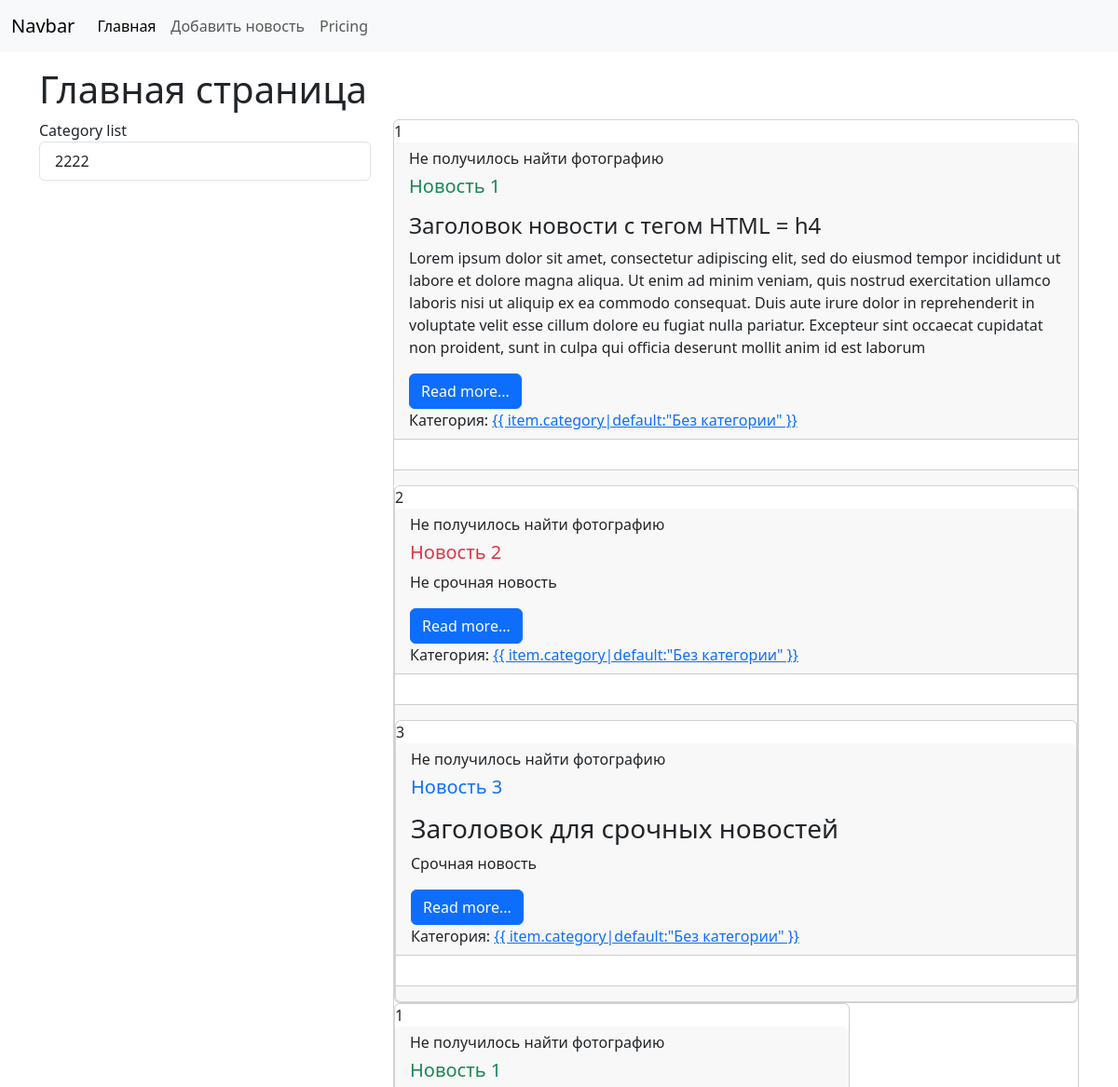
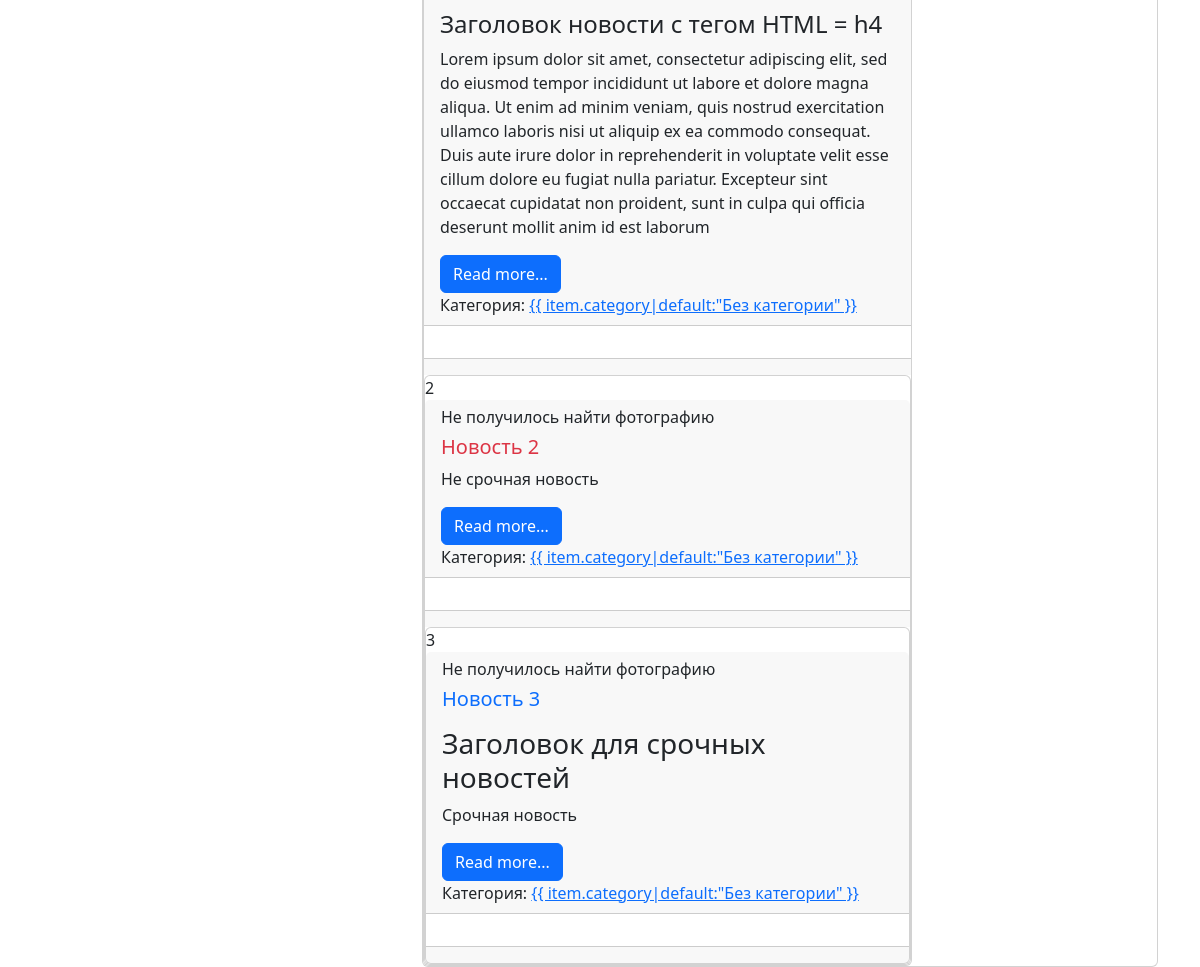
Before: /news/ with the older database file (2 pictures, top to bottom).
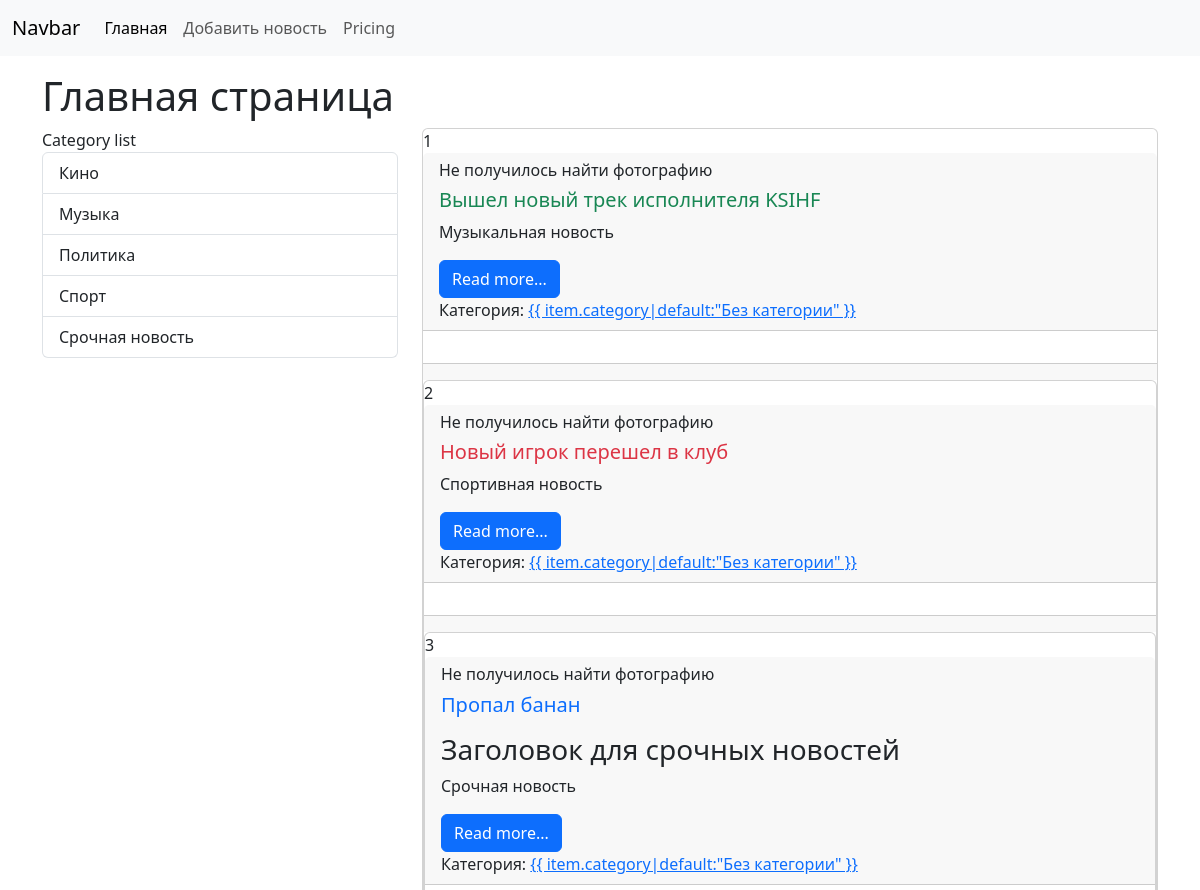
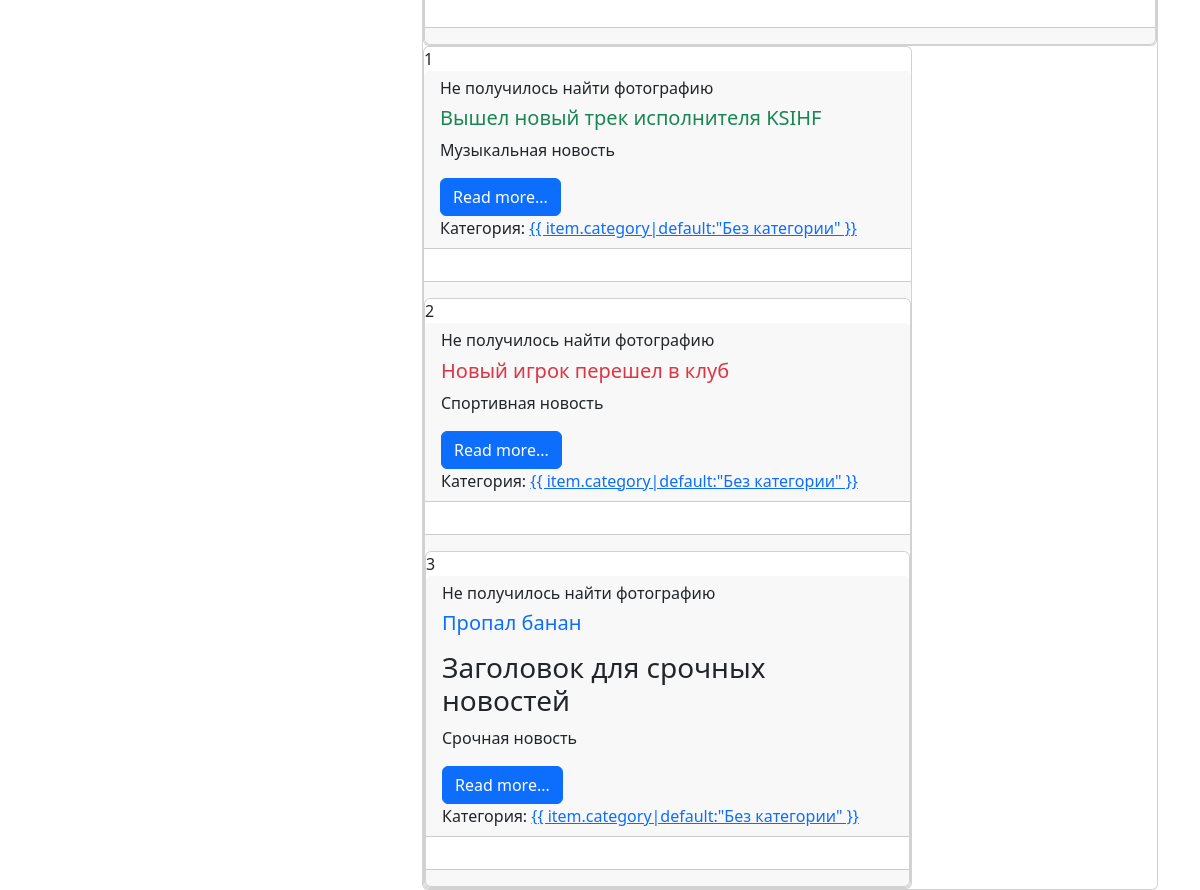
After: the same page with the newer database file (2 pictures, top to bottom).
### News/models.py (models this page shows)
class Category(models.Model):
    title = models.CharField(max_length=150, db_index=True, verbose_name = 'Категория')
    def get_absolute_url(self):
        return reverse_lazy('Category', kwargs={'category_id': self.id})
    class Meta:
        verbose_name = 'Категория'
        verbose_name_plural = 'Категории'
        ordering = ['title']

class News(models.Model):
    title = models.CharField(max_length=150, verbose_name = 'Заголовок')
    content = models.TextField(blank=True, verbose_name = 'Контент')
    createdAt = models.DateTimeField(auto_now_add=True, blank=True, verbose_name = 'Время создания')
    updateAt = models.DateTimeField(auto_now=True, blank=True, verbose_name = 'Время обновления')
    photo = models.ImageField(upload_to='djangoPythonStudyProject/media/testPhoto', null=True, blank=True, verbose_name = 'Фото')
    is_published = models.BooleanField(default=True, verbose_name = 'Публикация')
    category = models.ForeignKey('Category', on_delete=models.PROTECT, null=True, verbose_name='Категория')
    def get_absolute_url(self):
        return reverse_lazy('view_news', kwargs={'news_id': self.pk})
    class Meta:
        verbose_name = 'Новости'
        verbose_name_plural = 'Новости'
        ordering = ['-createdAt']

### News/views.py (the view)
# urls.py: path('', HomeNews.as_view(), name='Home'),
class HomeNews(ListView):
    model = News
    context_object_name = 'news'
    template_name = 'News/home_news_list.html'
    extra_context = {'title': 'Главная'}
    def get_context_data(self, *, object_list=None,**kwargs):
        context = super().get_context_data(**kwargs)
        context['title'] = 'Главная страница'
        return context
    def get_queryset(self):
        return News.objects.filter(is_published=True)

### News/templatetags/news_tags.py (called while the page is built)
@register.simple_tag(name='get_list_categories')
def get_list_categories():
    return Category.objects.all()

@register.inclusion_tag('news/list_categories.html')
def show_categories(arg1='Category', arg2='list'):
    categories = Category.objects.all()
    return {'categories': categories, 'arg1': arg1, 'arg2': arg2}

### News/templates/News/home_news_list.html (shortened to what this page needs)
{% extends 'base.html' %}
{% block sidebar %}
{% include 'inc/_sidebar.html' %}
{% endblock %}
{% block content %}
    {% for item in news %}
    <div class="card md-3">
        {{ forloop.counter }}
        <div class="card-header">
            <div class="media">
                <div class="media-photo">
                    {% if item.photo %}
                    <img src="{{ item.photo.url }}" class="mr-3" width="350" alt="Photo">
                    {% else %}
                    <h6>Не получилось найти фотографию</h6>
                    {% endif %}
                </div>
                <div class="media-body">
                    <h5 class="card-title {% cycle 'text-success' 'text-danger' 'text-primary' %}">
                        {{ item.title }}
                    </h5>
                    {% autoescape off %}
                    <p class="card-text">{{ item.content }}</p>
                    {% endautoescape %}
                    <a href="{{ item.get_absolute_url }}" class="btn btn-primary">Read more...</a>
                </div>
                Категория: <a href="{{ item.category.get_absolute_url }}"> {{
                item.category|default:"Без категории" }}</a></div>
        </div>
        <div class="card-body">
        </div>
        <div class="card-footer text-body-secondary">
        </div>
        {% endfor%}
    </div>
{% endblock %}

### templates/base.html (shortened to what this page needs)
{% include 'inc/_nav.html' %}
{% load static %}
<!doctype html>
<html lang="en">
<head>
    <link href="https://cdn.jsdelivr.net/npm/bootstrap@5.3.7/dist/css/bootstrap.min.css" rel="stylesheet"
>
</head>
<body>
<div class="container mt-3">
    <h1>{{ title }}</h1>
    <div class="row">
        <div class="col-md-4">
            {% block sidebar%}SIDEBAR{% endblock%}
        </div>
        <div class="col-md-8">
            {% block content%}CONTENT{% endblock%}
        </div>
        <div class="col-md-8">
            {% for item in news %}
            <div class="card md-3">
                {{ forloop.counter }}
                <div class="card-header">
                    <div class="media">
                        <div class="media-photo">
                            {% if item.photo %}
                            <img src="{{ item.photo.url }}" class="mr-3" width="350" alt="Photo">
                            {% else %}
                            <h6>Не получилось найти фотографию</h6>
                            {% endif %}
                        </div>
                        <div class="media-body">
                            <h5 class="card-title {% cycle 'text-success' 'text-danger' 'text-primary' %}">
                                {{ item.title }}
                            </h5>
                    {% autoescape off %}
                    <p class="card-text">{{ item.content }}</p>
                    {% endautoescape %}
                    <a href="#" class="btn btn-primary">Read more...</a>
                        </div>
                        Категория: <a href="{% url 'Category' item.category_id|default:'0' %}"> {{
                        item.category|default:"Без категории" }}</a></div>
                </div>
                <div class="card-body">
                </div>
                <div class="card-footer text-body-secondary">
                </div>
            {% endfor%}
            </div>
        </div>
    </div>
</div>
</body>
</html>

### templates/inc/_nav.html (shortened to what this page needs)
<nav class="navbar navbar-expand-lg bg-body-tertiary">
    <div class="container-fluid">
        <a class="navbar-brand" href="{% url 'Home' %}">Navbar</a>
        <div class="collapse navbar-collapse" id="navbarNav">
            <ul class="navbar-nav">
                <li class="nav-item">
                    <a class="nav-link active" aria-current="page" href="{% url 'Home' %}">Главная</a>
                </li>
                <li class="nav-item">
                    <a class="nav-link" href="{% url 'add_news' %}">Добавить новость</a>
                </li>
                <li class="nav-item">
                    <a class="nav-link" href="#">Pricing</a>
                </li>
            </ul>
        </div>
    </div>
</nav>

### templates/inc/_sidebar.html (shortened to what this page needs)
{% load news_tags %}
<div class="list-group">
    {% show_categories %}
</div>

### News/templates/News/list_categories.html
{% load news_tags %}
<div class="list-group">
    {{ arg1 }} {{ arg2 }}
    {% get_list_categories as categories %}
    {% for cat in categories %}
    <a href="{{ cat.get_absolute_url.url }}" class="list-group-item list-group-item-action">{{ cat.title }}</a>
    {% endfor %}
</div>

Changed rows visible on the page:
added Category: title "Кино"
added Category: title "Музыка"
added Category: title "Политика"
changed Category: title "2222" → "Спорт"
added Category: title "Срочная новость"
changed News: title "Новость 1" → "Вышел новый трек исполнителя KSIHF"; content "Заголовок новости с тегом HTML = h4 Lorem ipsum dolor sit amet, consectetur adipiscing elit, sed do eiusmod tempor incididunt ut labore et dolore magna aliqua. Ut enim ad minim veniam, quis nostrud exercitation ullamco laboris nisi ut aliquip ex ea commodo consequat. Duis aute irure dolor in reprehenderit in voluptate velit esse cillum dolore eu fugiat nulla pariatur. Excepteur sint occaecat cupidatat non proident, sunt in culpa qui officia deserunt mollit anim id est laborum" → "Музыкальная новость"
changed News: title "Новость 2" → "Новый игрок перешел в клуб"; content "Не срочная новость" → "Спортивная новость"
changed News "Заголовок для срочных новостей Срочная новость": title "Новость 3" → "Пропал банан"
